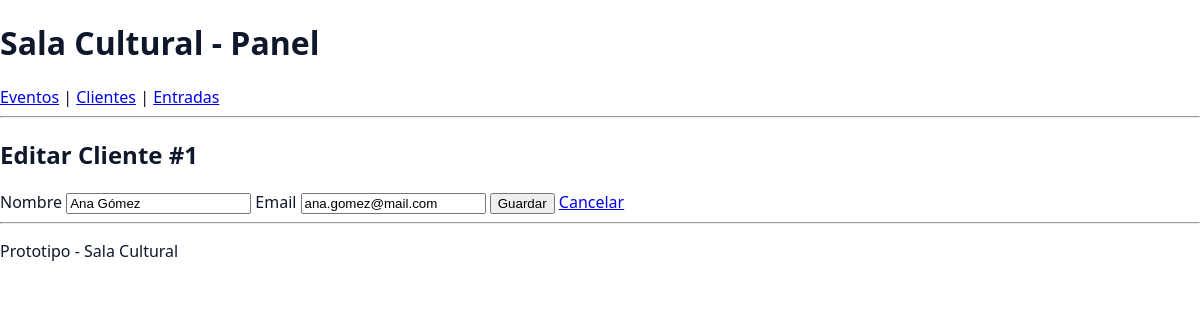
/clientes/edit/1, run on the app's committed database.
### tables this page shows
CREATE TABLE cliente (
  id_cliente INTEGER PRIMARY KEY AUTOINCREMENT,
  nombre TEXT NOT NULL,
  email TEXT NOT NULL
);

### app.py (the view)
@app.route('/clientes/edit/<int:id>', methods=['GET'])
def cliente_edit_form(id):
    cliente = cliente_repo.get(id)
    if not cliente:
        flash('Cliente no encontrado', 'danger')
        return redirect(url_for('lista_clientes'))
    return render_template('clientes_edit.html', cliente=cliente)

### repositorios/sqlite_repos.py (called while the page is built)
def _row_to_cliente(row) -> Cliente:
    return Cliente(id_cliente=row[0], nombre=row[1], email=row[2])

    def _conn(self):
        conn = sqlite3.connect(self.db_path)
        conn.row_factory = None
        return conn

    def get(self, id_cliente: int) -> Optional[Cliente]:
        conn = self._conn()
        cur = conn.cursor()
        cur.execute("SELECT id_cliente, nombre, email FROM cliente WHERE id_cliente = ?", (id_cliente,))
        row = cur.fetchone()
        conn.close()
        return _row_to_cliente(row) if row else None

### templates/clientes_edit.html (shortened to what this page needs)
{% extends 'base.html' %}
{% block content %}
  <h2>Editar Cliente #{{ cliente.id_cliente }}</h2>
  <form action="/clientes/edit/{{ cliente.id_cliente }}" method="post">
    <label>Nombre <input name="nombre" value="{{ cliente.nombre }}" required></label>
    <label>Email <input name="email" value="{{ cliente.email }}" required></label>
    <button type="submit">Guardar</button>
    <a href="/clientes">Cancelar</a>
  </form>
{% endblock %}

### css/estilos.css (style rules this page uses)
:root { --bg:#ffffff; --panel:#f8fafc; --card:#ffffff; --muted:#64748b; --text:#0f172a; --primary:#0ea5e9; --danger:#ef4444; --ok:#16a34a; --warn:#f59e0b; --border:#e2e8f0; --thead:#f1f5f9; --input:#ffffff; --radius:14px; --shadow:0 8px 24px rgba(15,23,42,.08); }
* { box-sizing: border-box; }
html, body { height: 100%; }
body { margin: 0; font-family: ui-sans-serif, system-ui, -apple-system, Segoe UI, Roboto, Ubuntu; background: var(--bg); color: var(--text); }

### data on the page
cliente: id_cliente "1", nombre "Ana Gómez", email "ana.gomez@mail.com"
